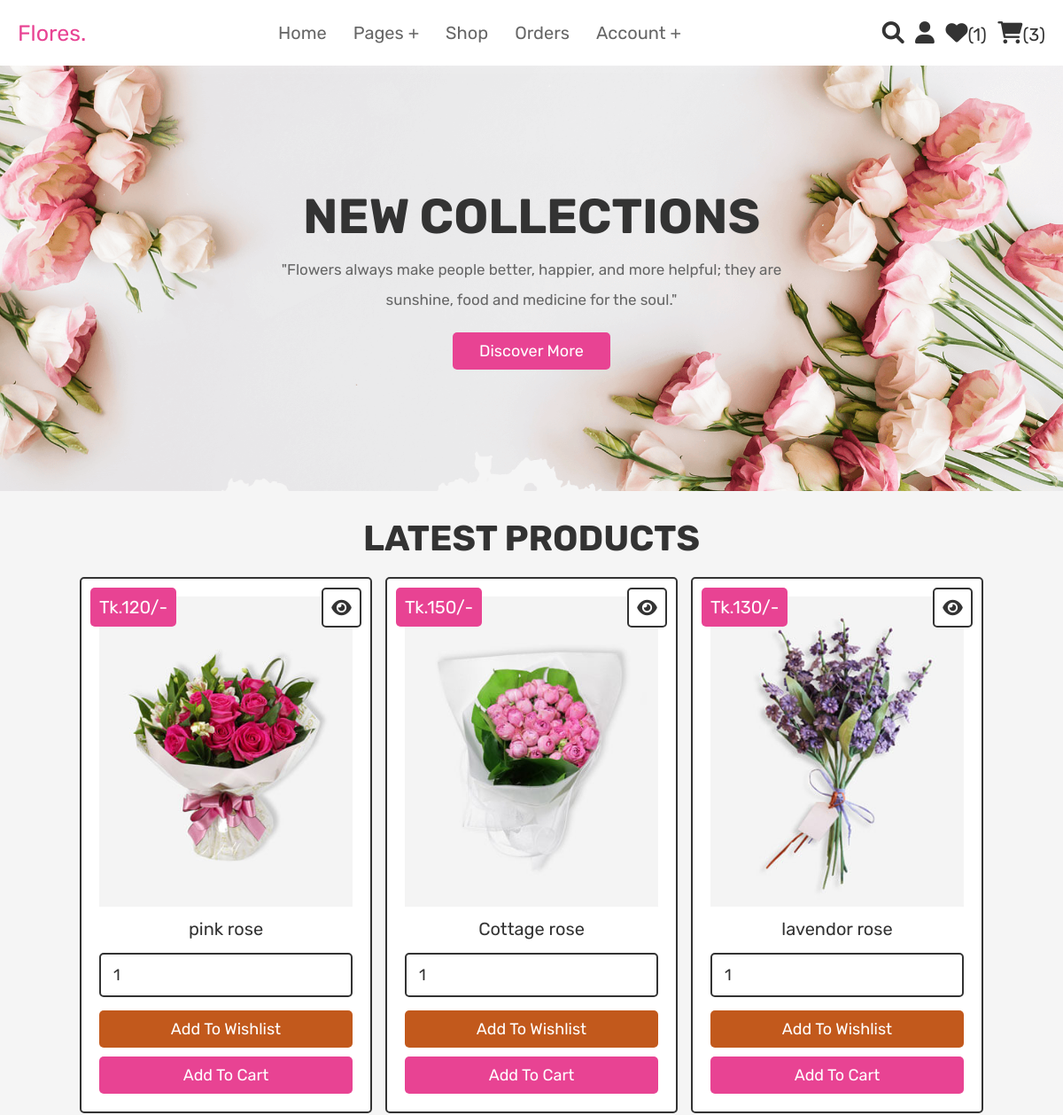
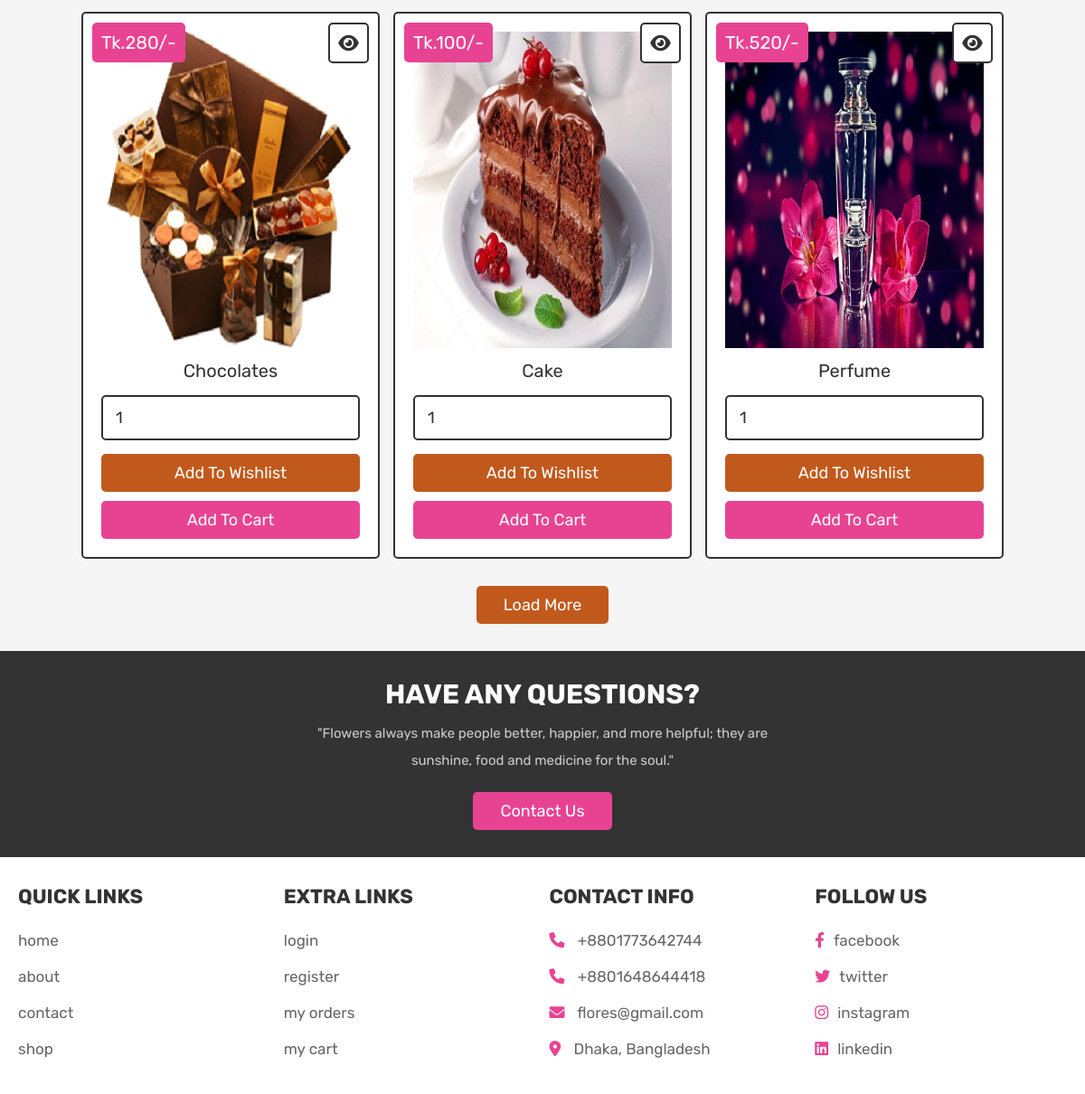
Screenshot of /home.php (signed in) with the database file from the repository (2 pictures, top to bottom).
### tables this page shows
CREATE TABLE `products` (
  `id` int(100) NOT NULL,
  `name` varchar(100) NOT NULL,
  `details` varchar(500) NOT NULL,
  `price` int(100) NOT NULL,
  `image` varchar(100) NOT NULL
);

### home.php (the view, shortened to what this page needs)
<?php
@include 'config.php';
?>
<!DOCTYPE html>
<html lang="en">
<head>
   <link rel="stylesheet" href="https://cdnjs.cloudflare.com/ajax/libs/font-awesome/6.0.0/css/all.min.css">
   <link rel="stylesheet" href="css/style.css">
</head>
<body>
<?php @include 'header.php'; ?>
<section class="home">
   <div class="content">
      <h3>new collections</h3>
      <p>"Flowers always make people better, happier, and more helpful; they are sunshine, food and medicine for the soul."</p>
      <a href="about.php" class="btn">discover more</a>
   </div>
</section>
<section class="products">
   <h1 class="title">latest products</h1>
   <div class="box-container">
      <?php
         $select_products = mysqli_query($conn, "SELECT * FROM `products` LIMIT 6") or die('query failed');
         if(mysqli_num_rows($select_products) > 0){
            while($fetch_products = mysqli_fetch_assoc($select_products)){
      ?>
      <form action="" method="POST" class="box">
         <a href="view_page.php?pid=<?php echo $fetch_products['id']; ?>" class="fas fa-eye"></a>
         <div class="price">Tk.<?php echo $fetch_products['price']; ?>/-</div>
         <img src="uploaded_img/<?php echo $fetch_products['image']; ?>" alt="" class="image">
         <div class="name"><?php echo $fetch_products['name']; ?></div>
         <input type="number" name="product_quantity" value="1" min="0" class="qty">
         <input type="submit" value="add to wishlist" name="add_to_wishlist" class="option-btn">
         <input type="submit" value="add to cart" name="add_to_cart" class="btn">
      </form>
      <?php
         }
      }else{
         echo '<p class="empty">no products added yet!</p>';
      }
      ?>
   </div>
   <div class="more-btn">
      <a href="shop.php" class="option-btn">load more</a>
   </div>
</section>
<section class="home-contact">
   <div class="content">
      <h3>have any questions?</h3>
      <p>"Flowers always make people better, happier, and more helpful; they are sunshine, food and medicine for the soul."</p>
      <a href="contact.php" class="btn">contact us</a>
   </div>
</section>
<?php @include 'footer.php'; ?>
</body>
</html>

### css/style.css (style rules this page uses)
:root { --pink: #e84393; --red: #c0392b; --orange: #c2591c; --black: #333; --white: #fff; --light-color: #666; --light-white: #ccc; --light-bg: #f5f5f5; --border: 0.2rem solid var(--black); --box-shadow: 0 0.5rem 1rem rgba(255, 255, 255, 0.1); }
* { font-family: "Rubik", sans-serif; margin: 0; padding: 0; box-sizing: border-box; outline: none; border: none; text-decoration: none; transition: all 0.2s linear; }
html { font-size: 62.5%; overflow-x: hidden; scroll-behavior: smooth; scroll-padding-top: 6.5rem; }
body { background: var(--light-bg); }
section { padding: 3rem 2rem; }
.btn, .delete-btn, .option-btn { display: inline-block; border-radius: 0.5rem; margin-top: 1rem; font-size: 1.8rem; color: var(--white); cursor: pointer; padding: 1rem 3rem; text-transform: capitalize; }
.btn { background-color: var(--pink); }
.option-btn { background-color: var(--orange); }
.more-btn { margin-top: 2rem; text-align: center; }
.title { text-align: center; margin-bottom: 2rem; color: var(--black); text-transform: uppercase; font-size: 4rem; }
.home { min-height: 60vh; background: url(../images/home-bg.png) no-repeat; background-size: cover; background-position: center; display: flex; align-items: center; justify-content: center; }
.home .content { text-align: center; }
.home .content h3 { text-transform: uppercase; color: var(--black); font-size: 5.5rem; }
.home .content p { max-width: 60rem; margin: 1rem auto; line-height: 2; font-size: 1.7rem; color: var(--light-color); }
.products .box-container { max-width: 1200px; margin: 0 auto; display: grid; grid-template-columns: repeat(auto-fit, 33rem); gap: 1.5rem; align-items: flex-start; justify-content: center; }
.products .box-container .box { background-color: var(--white); border: var(--border); box-shadow: var(--box-shadow); border-radius: 0.5rem; padding: 2rem; text-align: center; position: relative; }
.products .box-container .box .image { height: 35rem; width: 100%; object-fit: cover; }
.products .box-container .box .fa-eye, .products .box-container .box .price { position: absolute; top: 1rem; border-radius: 0.5rem; }
.products .box-container .box .price { font-size: 2rem; padding: 1rem; background-color: var(--pink); color: var(--white); left: 1rem; }
.products .box-container .box .fa-eye { right: 1rem; height: 4.5rem; width: 4.5rem; line-height: 4.2rem; font-size: 2rem; background-color: var(--white); color: var(--black); border: var(--border); }
.products .box-container .box .name { margin: 1rem; font-size: 2rem; color: var(--black); }
.products .box-container .box .qty { width: 100%; padding: 1.2rem 1.4rem; font-size: 1.8rem; color: var(--black); border: var(--border); border-radius: 0.5rem; margin: 0.5rem 0; }
.products .box-container .box .btn, .products .box-container .box .option-btn { width: 100%; }
.home-contact { background-color: var(--black); text-align: center; }
.home-contact .content { max-width: 50rem; margin: 0 auto; }
.home-contact .content h3 { text-transform: uppercase; color: var(--white); font-size: 3rem; }
.home-contact .content p { line-height: 2; font-size: 1.5rem; color: var(--light-white); padding: 1rem 0; }

### rows the page displays
products: price "120", image (picture), name "pink rose"
products: price "150", image (picture), name "Cottage rose"
products: price "130", image (picture), name "lavendor rose"
products: price "280", image (picture), name "Chocolates"
products: price "100", image (picture), name "Cake"
products: price "520", image (picture), name "Perfume"

### other values shown
$wishlist_num_rows "1"
$cart_num_rows "3"
